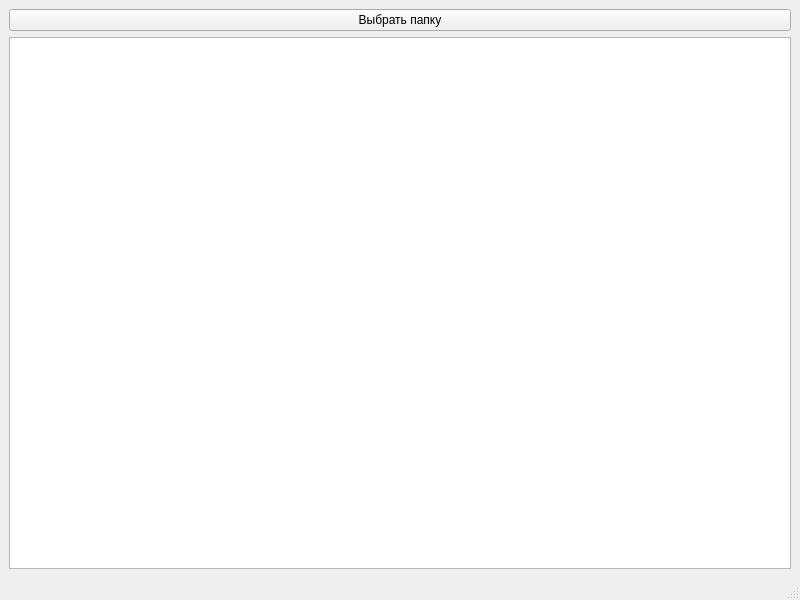
<?xml version="1.0" encoding="UTF-8"?>
<ui version="4.0">
 <class>MainWindow</class>
 <widget class="QMainWindow" name="MainWindow">
  <property name="geometry">
   <rect>
    <x>0</x>
    <y>0</y>
    <width>800</width>
    <height>600</height>
   </rect>
  </property>
  <property name="windowTitle">
   <string>MainWindow</string>
  </property>
  <widget class="QWidget" name="centralwidget">
   <layout class="QVBoxLayout" name="verticalLayout">
    <item>
     <widget class="QPushButton" name="btn_select">
      <property name="text">
       <string>Выбрать папку</string>
      </property>
     </widget>
    </item>
    <item>
     <widget class="QPlainTextEdit" name="text_output">
      <property name="readOnly">
       <bool>true</bool>
      </property>
     </widget>
    </item>
   </layout>
  </widget>
  <widget class="QMenuBar" name="menubar">
   <property name="geometry">
    <rect>
     <x>0</x>
     <y>0</y>
     <width>800</width>
     <height>36</height>
    </rect>
   </property>
  </widget>
  <widget class="QStatusBar" name="statusbar"/>
 </widget>
 <resources/>
 <connections/>
</ui>
